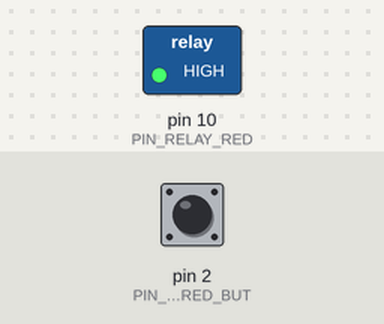
Recording of a sketch running on a simulated Arduino Uno, built with avr-gcc and run on an emulated ATmega328P. Shown: switched loads named in the sketch (green lamp = pin HIGH). The inputs (shaded band) are chosen by the test bench; at power-on: pin 2 (PIN_BIG_RED_BUT) LOW.

Above: at 1.2 s.
1.3 s: pin 2 (PIN_BIG_RED_BUT) pulled HIGH for 0.15 s
At 1.37 s:
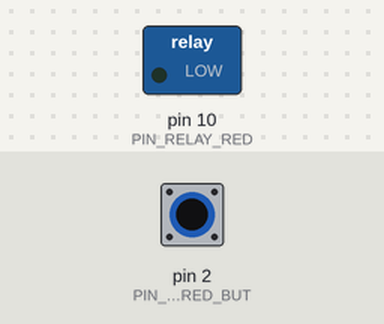
2.9 s: pin 2 (PIN_BIG_RED_BUT) pulled HIGH for 3.2 s
At 6.5 s:
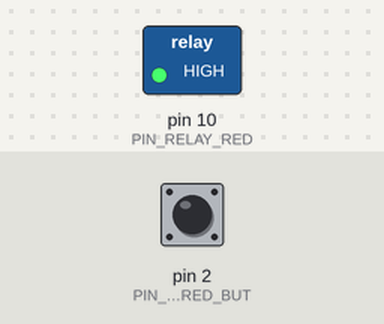
Timing chart, 0 to 8.0 s (numbered marks = the images above; inputs shaded):
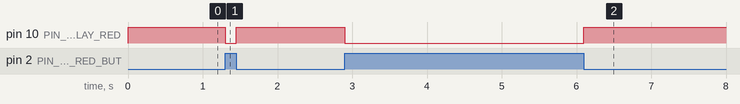

Measured:
- after the input at 1.3 s, pin 10 (PIN_RELAY_RED): HIGH → LOW at once, → HIGH 0.15 s later
- after the input at 2.9 s, pin 10 (PIN_RELAY_RED): HIGH → LOW at once, → HIGH 3.2 s later

The sketch:

TestRelay.ino
```cpp
#define PIN_BIG_RED_BUT 2
#define PIN_RELAY_RED  10

int redLast = LOW;

void setup() {
  // put your setup code here, to run once:
  pinMode(PIN_BIG_RED_BUT, INPUT);
  pinMode(PIN_RELAY_RED, OUTPUT);
  digitalWrite(PIN_RELAY_RED, HIGH);
}


void loop() {
  // put your main code here, to run repeatedly:
  int r = digitalRead(PIN_BIG_RED_BUT);
  if (r != redLast) {
    if (r == HIGH) {
      digitalWrite(PIN_RELAY_RED, LOW);
    } else {
      digitalWrite(PIN_RELAY_RED, HIGH);
    }
    redLast = r;
  }
}
```
